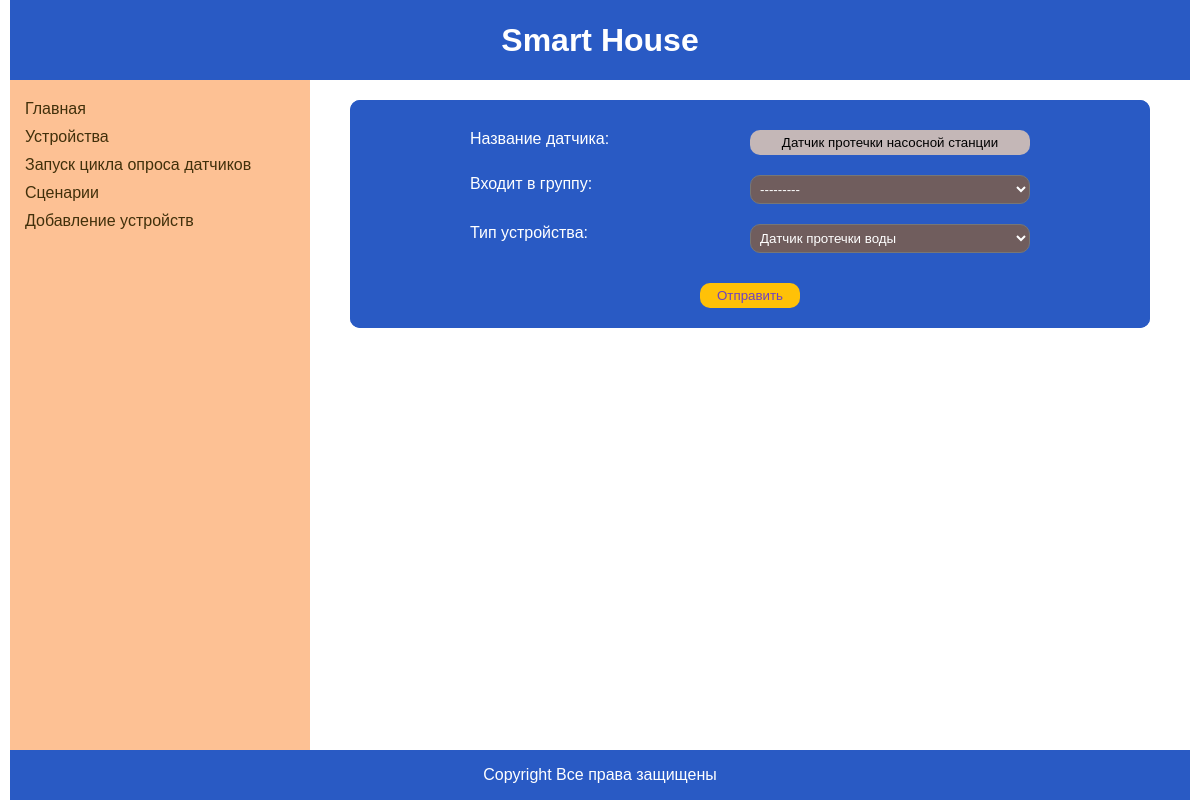
The page /devices/edit/3/ on the database as committed earlier.
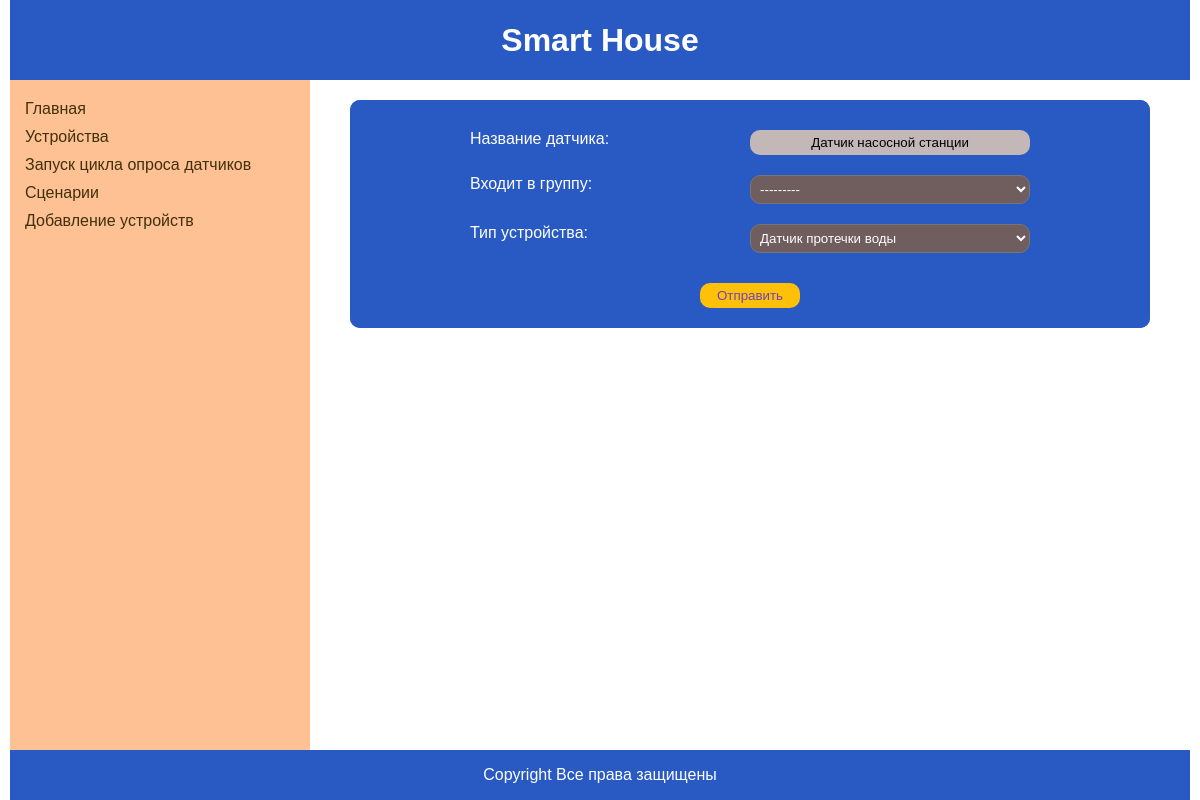
The same page on the database as committed later.
### smart_house/models.py (models this page shows, shortened)
class Device(models.Model):
    class Meta:
        db_table = 'devices'
    name = models.CharField(
        db_column='name',
        max_length=50,
        help_text="Введите название датчика",
        verbose_name="Название датчика"
    )
    address = models.CharField(
        db_column='address',
        max_length=50,
        help_text="Введите ieee адрес датчика",
        verbose_name="ieee адрес датчика"
    )
    json_data = models.JSONField(
        db_column='json_data',
        null=True,
        blank=True
    )
    groups_id = models.ForeignKey(
        to='Group',
        db_column='groups_id',
        on_delete=models.CASCADE,
        help_text="Укажите в какую группу входит устройство",
        verbose_name="Входит в группу",
        null=True,
        blank=True
    )
    devices_type= models.ForeignKey(
        to='DeviceType',
        db_column='devices_type_id',
        on_delete=models.CASCADE,
        help_text="Укажите тип устройства",
        verbose_name="Тип устройства",
        null=True,
        blank=True
    )

### smart_house/views.py (the view)
# urls.py: path('devices/edit/<int:pk>/', views.DeviceUpdateView.as_view(), name='device_edit'),
class DeviceUpdateView(UpdateView):
    model = Device
    form_class = DeviceForm
    template_name = 'smart_house/device_edit.html'

### smart_house/forms.py
class DeviceForm(forms.ModelForm):
    class Meta:
        model = Device
        fields = ["name", "groups_id", "devices_type"]

### smart_house/models.py (called while the page is built)
    def __str__(self):
        return self.name

    def __str__(self):
        return self.name

### templates/smart_house/device_edit.html (shortened to what this page needs)
{% extends "smart_house/base.html" %}
{% block content %}
<div class="forms">
		<form class="form_water_pump" action="" method="POST">
				{% for field in form %}
          <div class="form_row" >
            <div class="label">
              {{ field.label_tag }}
            </div>
            <div class="input">
              {{ field }}
            </div>
          </div>
				{% endfor %}
			<input class="input_sub" type="submit" value="Отправить">
    </form>
</div>
{% endblock content %}

Rows that differ between the two databases and show on the page:
changed Device "Датчик протечки воды": name "Датчик протечки насосной станции" → "Датчик насосной станции"
